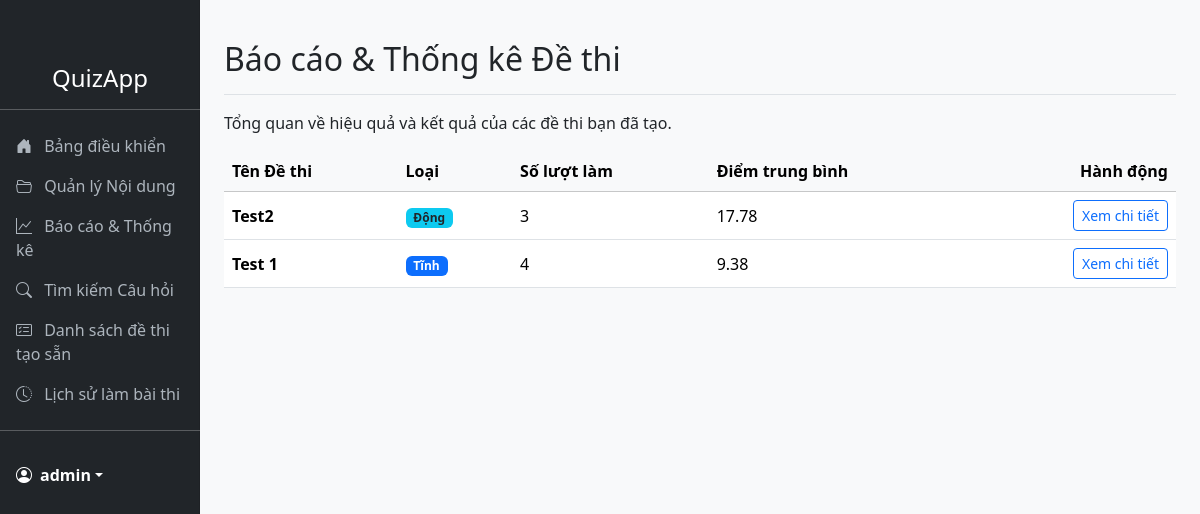
The app's page /reports/ (signed in) with its own data.
### quiz_app/models.py (models this page shows, shortened)
class Quiz(models.Model):
    QUIZ_TYPE_CHOICES = [
        ('static', 'Đề thi tĩnh'),
        ('dynamic', 'Đề thi động'),
    ]
    user = models.ForeignKey(User, on_delete=models.CASCADE)
    quiz_name = models.CharField(max_length=255)
    quiz_type = models.CharField(max_length=10, choices=QUIZ_TYPE_CHOICES, default='static')
    questions = models.ManyToManyField(Question, through='QuizQuestion', blank=True)
    time_limit_minutes = models.IntegerField()
    scoring_scale_max = models.IntegerField(default=100)
    created_at = models.DateTimeField(auto_now_add=True)
    is_snapshot = models.BooleanField(default=False)
    template_for = models.ForeignKey('self', on_delete=models.SET_NULL, null=True, blank=True, related_name='snapshots')
    access_code = models.CharField(
        max_length=10,
        unique=True,    # Đảm bảo mỗi mã là duy nhất
        blank=True,
        null=True,
        db_index=True   # Giúp việc tra cứu mã nhanh hơn
    )
    enrolled_users = models.ManyToManyField(
        User,
        related_name='enrolled_quizzes', # Giúp truy vấn ngược từ User -> Quiz
        blank=True
    )
    class Meta:
        verbose_name = "Đề thi"
        verbose_name_plural = "Đề thi"

### quiz_app/views.py (the view)
@login_required
@permission_required("quiz_app.view_quiz", raise_exception=True)
def quiz_report_list_view(request):
    quizzes = (
        Quiz.objects.filter(user=request.user, is_snapshot=False)
        .annotate(
            dynamic_attempt_count=Count(
                "snapshots__userattempt",
                filter=Q(snapshots__userattempt__end_time__isnull=False),
                distinct=True,
            ),
            static_attempt_count=Count(
                "userattempt",
                filter=Q(userattempt__end_time__isnull=False),
                distinct=True,
            ),
            dynamic_avg_score=Avg("snapshots__userattempt__score_achieved"),
            static_avg_score=Avg("userattempt__score_achieved"),
        )
        .order_by("-created_at")
    )
    for quiz in quizzes:
        if quiz.quiz_type == "static":
            quiz.total_attempts = quiz.static_attempt_count
            quiz.average_score = quiz.static_avg_score
        else:  # dynamic
            quiz.total_attempts = quiz.dynamic_attempt_count
            quiz.average_score = quiz.dynamic_avg_score
    context = {"quizzes": quizzes}
    return render(request, "quiz_app/quiz_report_list.html", context)

### quiz_app/templates/quiz_app/quiz_report_list.html (shortened to what this page needs)
{% extends 'quiz_app/base.html' %}
{% block content %}
    <div class="d-flex justify-content-between flex-wrap flex-md-nowrap align-items-center pt-3 pb-2 mb-3 border-bottom">
        <h1 class="h2">Báo cáo & Thống kê Đề thi</h1>
    </div>
    <p>Tổng quan về hiệu quả và kết quả của các đề thi bạn đã tạo.</p>
    <div class="table-responsive">
        <table class="table table-hover align-middle">
            <thead class="table-light">
                <tr>
                    <th scope="col">Tên Đề thi</th>
                    <th scope="col">Loại</th>
                    <th scope="col">Số lượt làm</th>
                    <th scope="col">Điểm trung bình</th>
                    <th scope="col" class="text-end">Hành động</th>
                </tr>
            </thead>
            <tbody>
                {% for quiz in quizzes %}
                    <tr>
                        <td><strong>{{ quiz.quiz_name }}</strong></td>
                        <td>
                            {% if quiz.quiz_type == 'static' %}
                                <span class="badge bg-primary">Tĩnh</span>
                            {% else %}
                                <span class="badge bg-info text-dark">Động</span>
                            {% endif %}
                        </td>
                        <td>{{ quiz.total_attempts }}</td>
                        <td>{{ quiz.average_score|floatformat:2|default:"Chưa có" }}</td>
                        <td class="text-end">
                            <a href="{% url 'quiz_detail_report' quiz.id %}" class="btn btn-sm btn-outline-primary">Xem chi tiết</a>
                        </td>
                    </tr>
                {% empty %}
                    <tr>
                        <td colspan="5" class="text-center p-4">Bạn chưa tạo đề thi nào.</td>
                    </tr>
                {% endfor %}
            </tbody>
        </table>
    </div>
{% endblock %}

### quiz_app/templates/quiz_app/base.html (shortened to what this page needs)
<!DOCTYPE html>
<html lang="vi">
<head>
    <link href="https://cdn.jsdelivr.net/npm/bootstrap@5.3.3/dist/css/bootstrap.min.css" rel="stylesheet">
    <link rel="stylesheet" href="https://cdn.jsdelivr.net/npm/bootstrap-icons@1.11.3/font/bootstrap-icons.min.css">
</head>
<body>
<div class="container-fluid">
    <div class="row">
        <nav id="sidebarMenu" class="col-md-3 col-lg-2 d-md-block bg-dark sidebar collapse">
            <div class="position-sticky pt-3">
                <h2 class="text-white text-center d-none d-md-block" style="font-size: 1.5rem;">QuizApp</h2>
                <hr class="text-white d-none d-md-block">
                <ul class="nav nav-pills flex-column mb-auto">
                    <li class="nav-item">
                        <a href="{% url 'dashboard' %}" class="nav-link">
                            <i class="bi bi-house-door-fill"></i> Bảng điều khiển
                        </a>
                    </li>
                    {% if perms.quiz_app.view_question %}
                    <li class="nav-item">
                        <a href="{% url 'topic_group_list' %}" class="nav-link">
                            <i class="bi bi-folder2-open"></i> Quản lý Nội dung
                        </a>
                    </li>
                    <li class="nav-item">
                        <a href="{% url 'quiz_report_list' %}" class="nav-link">
                            <i class="bi bi-graph-up"></i> Báo cáo & Thống kê
                        </a>
                    </li>
                    <li class="nav-item">
                        <a href="{% url 'question_search' %}" class="nav-link">
                            <i class="bi bi-search"></i> Tìm kiếm Câu hỏi
                        </a>
                    </li>
                    {% endif %}
                    <li>
                        <a href="{% url 'quiz_list' %}" class="nav-link">
                           <i class="bi bi-card-checklist"></i> Danh sách đề thi tạo sẵn
                        </a>
                    </li>
                    <li>
                        <a href="{% url 'history_list' %}" class="nav-link">
                           <i class="bi bi-clock-history"></i> Lịch sử làm bài thi
                        </a>
                    </li>
                </ul>
                <hr class="text-white">
                <div class="dropdown p-3">
                    {% if user.is_authenticated %}
                        <a href="#" class="d-flex align-items-center text-white text-decoration-none dropdown-toggle" data-bs-toggle="dropdown" aria-expanded="false">
                            <i class="bi bi-person-circle me-2"></i>
                            <strong>{{ user.username }}</strong>
                        </a>
                    {% else %}
                        <a href="{% url 'login' %}" class="d-flex align-items-center text-white text-decoration-none">
                            <i class="bi bi-box-arrow-in-right me-2"></i>
                            <strong>Đăng nhập</strong>
                        </a>
                    {% endif %}
                </div>
            </div>
        </nav>
        <main class="col-md-9 ms-sm-auto col-lg-10 px-md-4">
            <div class="py-4">
                {% block content %}
                {% endblock %}
            </div>
        </main>
    </div>
</div>
</body>
</html>

### quiz_app/templates/quiz_app/base.html (style rules this page uses)
body { background-color: #f8f9fa; }
.sidebar { position: fixed; top: 0; bottom: 0; left: 0; z-index: 100; padding: 48px 0 0; box-shadow: inset -1px 0 0 rgba(0, 0, 0, .1); }
.nav-link { color: #adb5bd; }
.nav-link .bi { margin-right: 8px; }
.table-responsive { -webkit-user-select: none; -moz-user-select: none; -ms-user-select: none; user-select: none; cursor: default; }

### records on screen
Quiz: quiz_name "Test2", quiz_type "Động", total_attempts "3", average_score "17.78"
Quiz: quiz_name "Test 1", quiz_type "Tĩnh", total_attempts "4", average_score "9.38"

### other values on screen
{{ user.username }} "admin"
